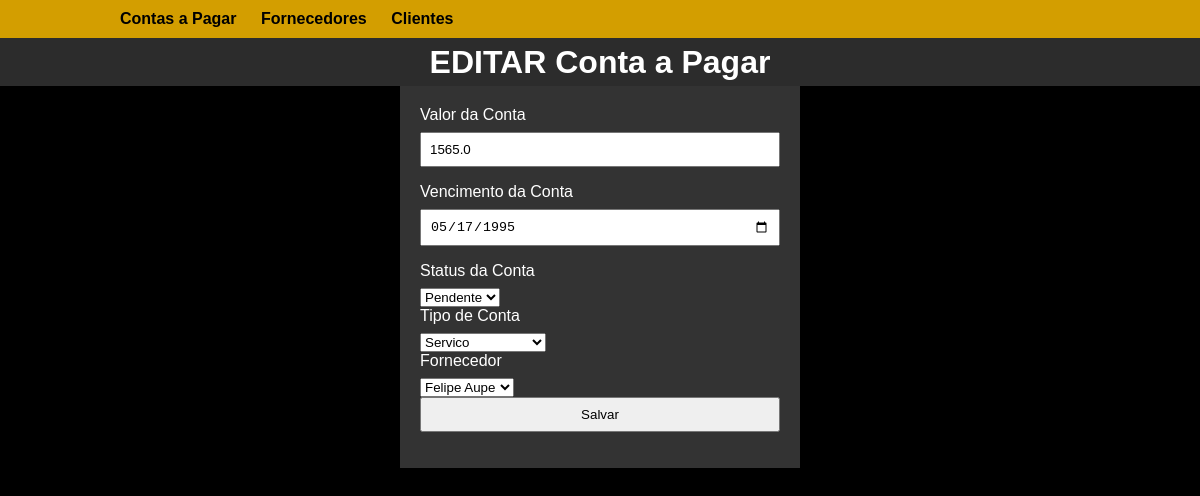
Before: /conta_pagar/1 with the older database file.
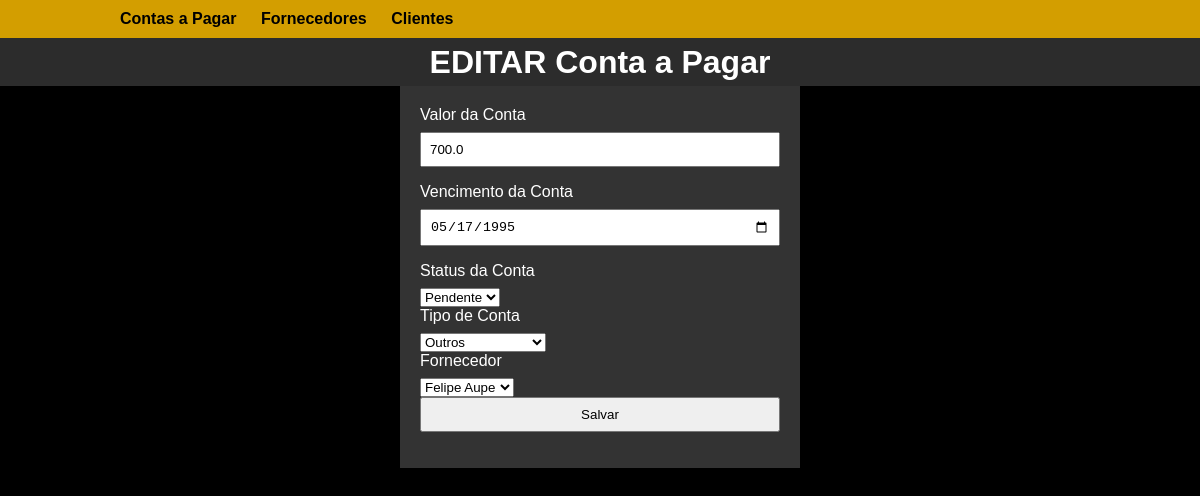
After: the same page with the newer database file.
### models/__init__.py (models this page shows)
class ContasPagar(db.Model):
    id_conta = db.Column(db.Integer, primary_key=True)
    valor_conta = db.Column(db.Float, nullable=False)
    vencimento_conta = db.Column(db.Date, nullable=False)
    status_conta = db.Column(db.String(20), default='Pendente')
    tipo_conta = db.Column(db.String(20))
    fornecedor_id = db.Column(db.Integer, db.ForeignKey(
        'fornecedores.id_fornecedor'), nullable=False)
    fornecedor = db.relationship(
        'Fornecedores', backref=db.backref('contas_pagar', lazy=True))

### routes/contas_pagar.py (the view, shortened to what this page needs)
@contas_pagar_bp.route('/conta_pagar/<int:id>', methods=['GET', 'POST'])
def editar_conta(id):
    conta_pagar = ContasPagar.query.get_or_404(id)
    form = ContaPagarForm(obj=conta_pagar)
    form.fornecedor_id.choices = [
        (f.id_fornecedor, f.nome_fornecedor) for f in Fornecedores.query.all()]
    return render_template('contas_pagar/conta_pagar.html',
                           form=form, conta_pagar=conta_pagar, modo="EDITAR")

### forms/__init__.py
class ContaPagarForm(FlaskForm):
    valor_conta = FloatField('Valor da Conta', validators=[DataRequired()])
    vencimento_conta = DateField(
        'Vencimento da Conta', format='%Y-%m-%d', validators=[DataRequired()])
    status_conta = SelectField('Status da Conta', choices=[(
        'Pendente', 'Pendente'),
        ('Pago', 'Pago')], validators=[DataRequired()])
    tipo_conta = SelectField('Tipo de Conta',
                             choices=[('Produto Acabado', 'Produto Acabado'),
                                      ('Materia Prima',
                                       'Materia Prima'),
                                      ('Servico', 'Servico'),
                                      ('Imposto', 'Imposto'),
                                      ('Colaboradores', 'Colaboradores'),
                                      ('Outros', 'Outros')],
                             validators=[DataRequired()])
    fornecedor_id = SelectField(
        'Fornecedor', coerce=int, validators=[DataRequired()])
    submit = SubmitField('Salvar')

### templates/contas_pagar/conta_pagar.html (shortened to what this page needs)
{% block styles %}
    <link rel="stylesheet" href="{{ url_for('static', filename='css/formularios.css') }}">
{% endblock %}
{% extends 'layout.html' %}
{% block content %}
    <h1>{{modo}} Conta a Pagar</h1>
    <form method="post" action="">
        <p>{{ form.valor_conta.label }} {{ form.valor_conta }}</p>
        <p>{{ form.vencimento_conta.label }} {{ form.vencimento_conta }}</p>
        <p>{{ form.status_conta.label }} {{ form.status_conta }}</p>
        <p>{{ form.tipo_conta.label }} {{ form.tipo_conta }}</p>
        <p>{{ form.fornecedor_id.label }} {{ form.fornecedor_id }}</p>
        <p>{{ form.submit() }}</p>
    </form>
{% endblock %}

Changed rows visible on the page:
changed ContasPagar "Pendente": valor_conta "1565.0" → "700.0"; tipo_conta "Servico" → "Outros"
